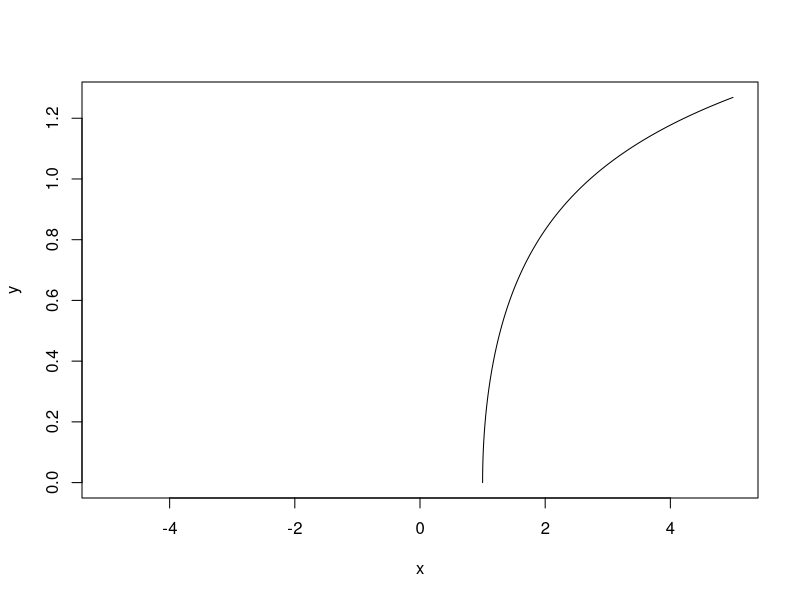

Write R code to recreate this figure. (Note: this script raises an error after producing the figure.)

x <- seq(-5,5,0.001)
f <- function(x) {return (sqrt(log(x)))  }
y <- f(x)
plot(y~x, type="l")
f(1.01)
f(1.00)

x <- 0.00000001
fx <- log(1/(1-x))

f1 <- function(x) {return (x???x^2+x^3)  }
f2 <- function(x) {return (x+0.5*x^2+x^3/3)  }
f3 <- function(x) {return (x+0.5*x^2)  }
f4 <- function(x) {return (x-0.5*x^2+x^3/3)  }
f5 <- function(x) {return (x-0.5*x^2+x^3/6)  }

fx / f1(x)
fx / f2(x)
v <- c(f1(x), f2(x), f3(x), f4(x), f5(x), x, fx)
v-fx
plot(v-fx)

f<-function(x){ return (atan(x)/(x^3+7*x))} 
f<-function(x){ return ((cos(3*x)-cos(5*x))/x^2)} 

x<-seq(0,.001,0.0001)
f(x)
1/0.1428571

n <- 0:115
sum((sqrt(2)*pi)^n/factorial(n))
1+pi*log(sqrt(2))        # 2.088793
1/(1-pi*sqrt(2))         # -0.2904543
exp(sqrt(2)*pi)          # 85.0197
exp(pi)*log(1+sqrt(2))   # 20.3956
pi*exp(sqrt(2))          # 12.92216
atan(sqrt(2)*pi)         # 1.349407
sqrt(2)/(1-pi)           # -0.660356
exp(sqrt(2*pi))          # 12.26351


x <- 0.32
k <- 0:100
v <- sum(3^(k+1) * x^k)
f1 <- function(x){ return (    1/(1-3*x)     ) } 
f2 <- function(x){ return (    3/(1-x)       ) } 
f3 <- function(x){ return (    3/(1-3*x)     ) } 
c(v,f1(x),f2(x),f3(x))



f<-function(x){ return (    exp(x*x)         ) } 
f<-function(x){ return (    log(1+x+x^2)     ) } 
x <- 1:10
cbind(f(x),x^4)


f<-function(x){ return (    x^3-2*x^2+3*x-4         ) } 
f(2)
x <- 2
dx <- 0.0001
d1 <- (f(x+dx)-f(x))/dx # first derivative
d1 <- function(x,dx) {  return ((f(x+dx)-f(x))/dx)  }
(d1(x+dx,dx)-d1(x,dx))/dx # second derivative


